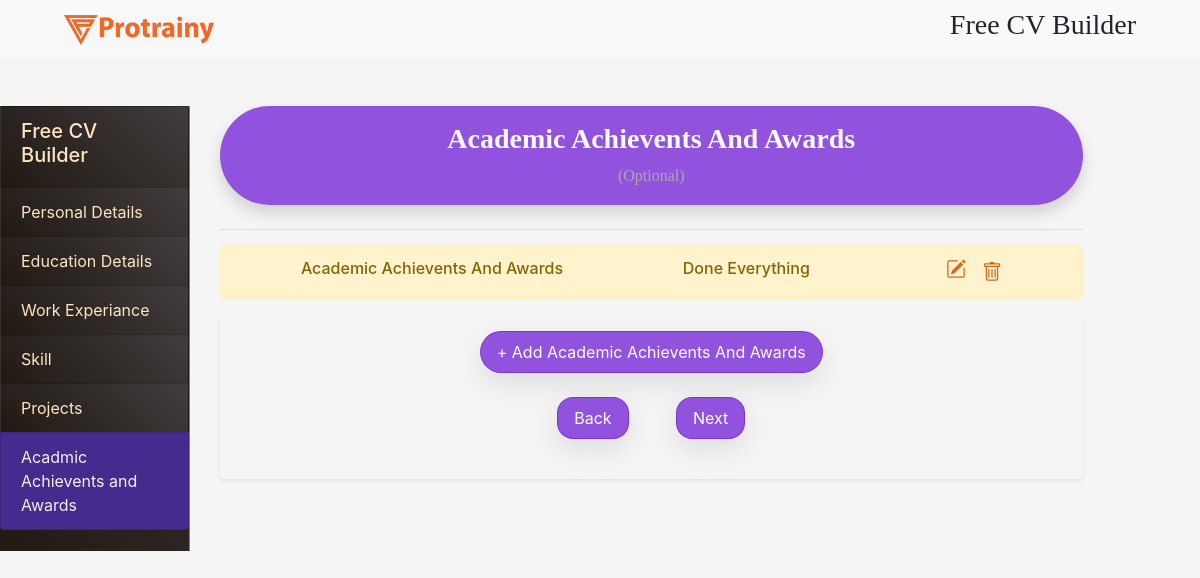
Before: /extra with the older database file.
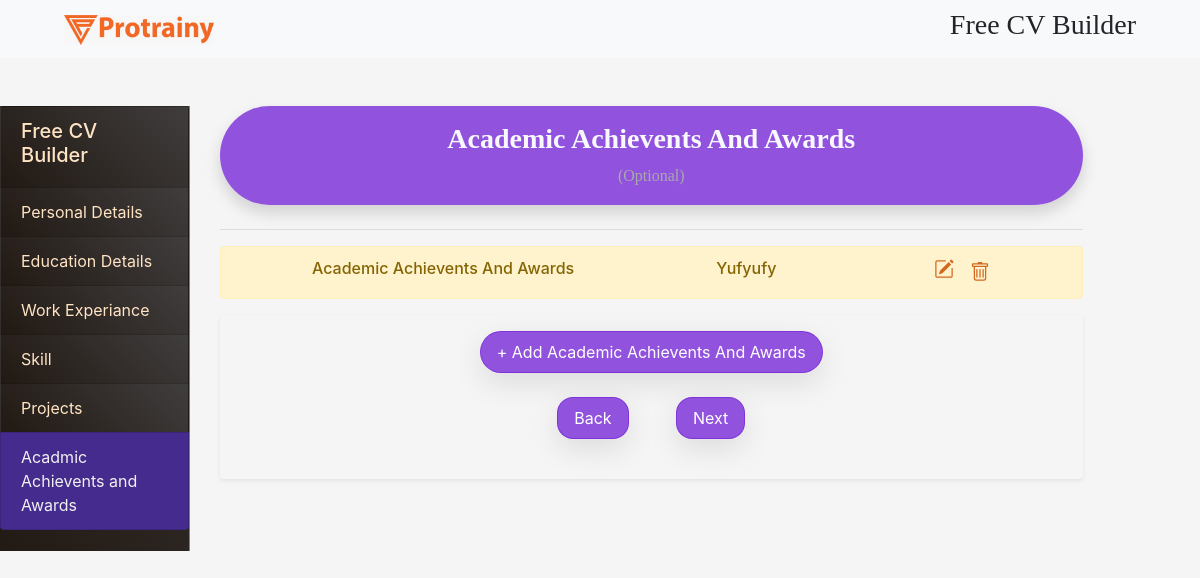
After: the same page with the newer database file.
### resume_maker/models.py (models this page shows, shortened)
class Achievements(models.Model):
    person = models.ForeignKey(Person,on_delete=models.CASCADE)
    achievement = models.TextField()

### resume_maker/views.py (the view)
# urls.py: path('extra', views.ext, name='academic'),
def ext(request,id = None):
    show = True
    person = Person.objects.last()
    ach = Achievements.objects.filter(person = person)
    if request.method == "POST":
        next=True
        form = AchievementsForm(request.POST)
        if form.is_valid():
            cd = form.cleaned_data
            achievement= cd.get('achievement')
            data = Achievements(achievement = achievement,person = person)
            temp = Achievements.objects.filter(achievement = achievement,person = person)
            if temp.exists():
                temp.update(achievement = achievement,person = person)
            else:
                data.save()
            show = True
            form = AchievementsForm()
            return render(request,"extra.html",{'next':next,"ach":form,"data":ach, "show":show})
    else:
        form = AchievementsForm()
        next=False
    return render(request,"extra.html", { 'next':next,"ach" : form, "show":show,"data":ach})

### templates/extra.html (shortened to what the changed rows need)
{% extends "getinput.html" %}
{% load crispy_forms_tags %}
{% block content %}
    <main class="row">
        <section class="col-md-9 my-4 col-sm-12">
            <div class="container">
                {% with count=1 %}
                    {% for i in data %}
                        <div id="del{{ forloop.counter }}">
                            <div class="alert alert-warning" role="alert">
                                <div class="d-flex justify-content-around flex-wrap ">
                                    <div class="d-flex flex-column justify-content-between flex-wrap ">
                                        <h6 class="text-capitalize">Academic Achievents And Awards</h6>
                                    </div>
                                    <div class="d-flex flex-column justify-content-between flex-wrap ">
                                        <h6 class="text-capitalize adjusttext">{{ i.achievement }}</h6>
                                    </div>
                                    <div class="d-flex flex-wrap " style="max-width: 200px">
                                        <svg data-toggle="modal" data-target="#exampleModalCenter{{ forloop.counter }}"
                                             xmlns="http://www.w3.org/2000/svg" width="20" height="20"
                                             fill="currentColor"
                                             class="bi bi-pencil-square mx-3" viewBox="0 0 16 16">
                                            <path d="M15.502 1.94a.5.5 0 0 1 0 .706L14.459 3.69l-2-2L13.502.646a.5.5 0 0 1 .707 0l1.293 1.293zm-1.75 2.456l-2-2L4.939 9.21a.5.5 0 0 0-.121.196l-.805 2.414a.25.25 0 0 0 .316.316l2.414-.805a.5.5 0 0 0 .196-.12l6.813-6.814z"/>
                                            <path fill-rule="evenodd"
                                                  d="M1 13.5A1.5 1.5 0 0 0 2.5 15h11a1.5 1.5 0 0 0 1.5-1.5v-6a.5.5 0 0 0-1 0v6a.5.5 0 0 1-.5.5h-11a.5.5 0 0 1-.5-.5v-11a.5.5 0 0 1 .5-.5H9a.5.5 0 0 0 0-1H2.5A1.5 1.5 0 0 0 1 2.5v11z"/>
                                        </svg>
                                        <a href="/extra/{{ i.id }}">
                                        </a>
                                    </div>
                                </div>
                            </div>
                        </div>
                    {% endfor %}
                {% endwith %}
            </div>
        </section>
    </main>
{% endblock %}

Changed rows visible on the page:
no longer on this page (row unchanged): Achievements: achievement "Done Everything"
added Achievements: achievement "Yufyufy"
